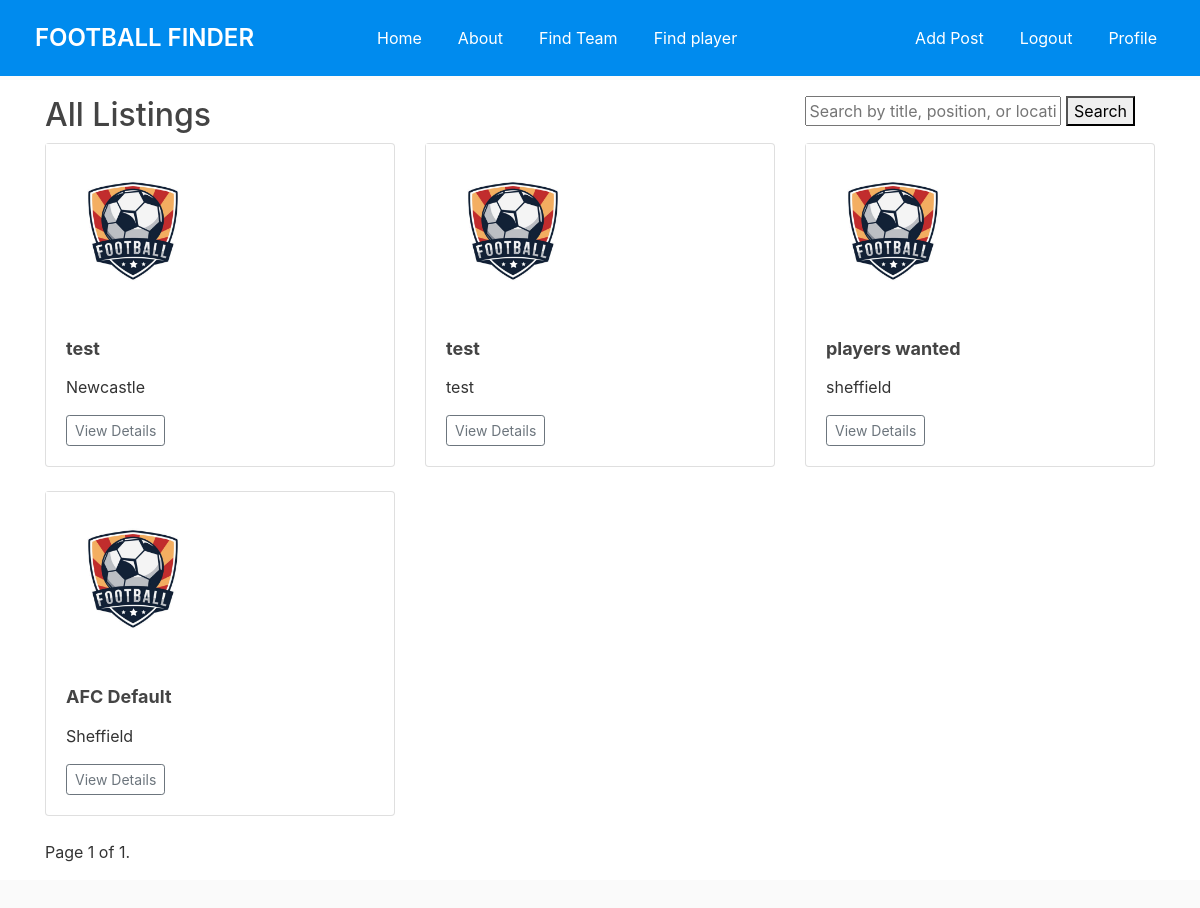
/all-listings/ (signed in), run on the app's committed database.
### ffinderapp/models.py (models this page shows, shortened)
class Listing(models.Model):
    team = models.ForeignKey(get_user_model(), on_delete=models.CASCADE)  # Assuming team is a custom user model
    title = models.CharField(max_length=100)
    description = models.TextField()
    requirements = models.TextField()
    created_at = models.DateTimeField(auto_now_add=True)
    location = models.CharField(max_length=100, default='')
    city = models.CharField(max_length=100, default='')
    photo = models.ImageField(upload_to='media/listing_photos/', null=True, blank=True)  # Adding photo field
    positions = models.CharField(max_length=100, default='')
    user_profile = models.ForeignKey('CustomUser', on_delete=models.CASCADE, null= True)

### ffinderapp/views.py (the view)
# urls.py: path('all-listings/', views.all_listings, name='all_listings'),
def all_listings(request):
    search_query = request.GET.get('search')
    listings = Listing.objects.all()
    if search_query:
        listings = listings.filter(Q(title__icontains=search_query) |
            Q(positions__icontains=search_query) |
            Q(location__icontains=search_query))
    paginator = Paginator(listings, 10)  # 10 listings per page
    page_number = request.GET.get('page')
    try:
        listings_page = paginator.page(page_number)
    except PageNotAnInteger:
        listings_page = paginator.page(1)
    except EmptyPage:
        listings_page = paginator.page(paginator.num_pages)
    return render(request, 'ffinderapp/all_listings.html', {'listings': listings_page})

### ffinderapp/templates/ffinderapp/all_listings.html (shortened to what this page needs)
{% extends "ffinderapp/base.html" %}
{% load crispy_forms_tags %}
{% load static %}
{% block content %}
<div class="container">
    <form class="search-bar" method="get">
        <input type="text" name="search" placeholder="Search by title, position, or location">
        <button type="submit">Search</button>
      </form>
  <h2>All Listings</h2>
  <div class="row">
      {% for listing in listings %}
      <div class="col-md-4">
          <div class="card mb-4 shadow-sm">
              {% if listing.photo %}
              <img src="{{ listing.photo.url }}" class="card-img-top" alt="{{ listing.title }}">
              {% else %}
              <div class="placeholder-image">
                  <img src="{% static 'media/logo.jpeg' %}" alt="No Photo Available">
              </div>
              {% endif %}
              <div class="card-body">
                  <h5 class="card-title">{{ listing.title }}</h5>
                  <p>{{ listing.location }}</p>
                  <div class="d-flex justify-content-between align-items-center">
                      <div class="btn-group">
                          <a href="{% url 'listing_detail' listing.id %}" class="btn btn-sm btn-outline-secondary">View Details</a>
                      </div>
                  </div>
              </div>
          </div>
      </div>
      {% endfor %}
  </div>
  <div class="pagination">
      <span class="step-links">
          <span class="current">
              Page {{ listings.number }} of {{ listings.paginator.num_pages }}.
          </span>
      </span>
  </div>
</div>
{% endblock %}

### ffinderapp/static/css/styles.css (style rules this page uses)
html { position: relative; min-height: 100%; }
body { background: #fafafa; color: #333333; margin-top: 5rem; margin-bottom: 50px; }
h1, h2, h3, h4, h5, h6 { color: #444444; }
.card { margin-bottom: 20px; display: table; width: 100%; }
.placeholder-image img { max-width: 50%; height: auto; }
.card-title { font-size: 18px; font-weight: bold; margin-bottom: 10px; }
.search-bar { float: right; margin-right: 20px; }

### data on the page
Listing: title "test", location "Newcastle"
Listing: title "test", location "test"
Listing: title "players wanted", location "sheffield"
Listing: title "AFC Default", location "Sheffield"

### other printed values
{{ listings.number }} "1"
{{ listings.paginator.num_pages }} "1"
